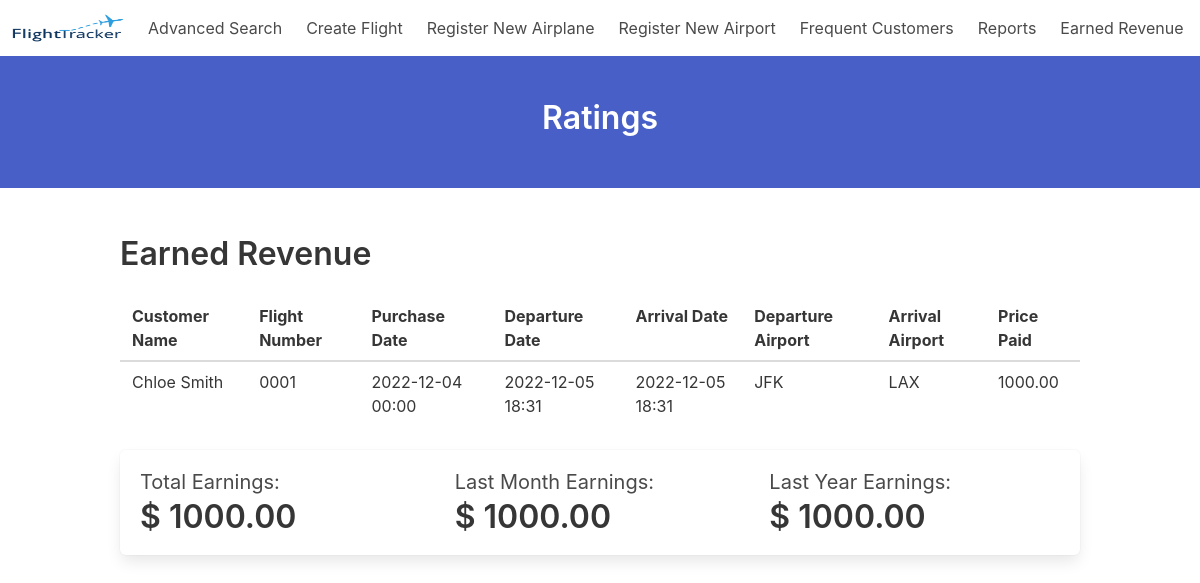
/view_earned_revenue (signed in), run on an earlier commit of the app's database.
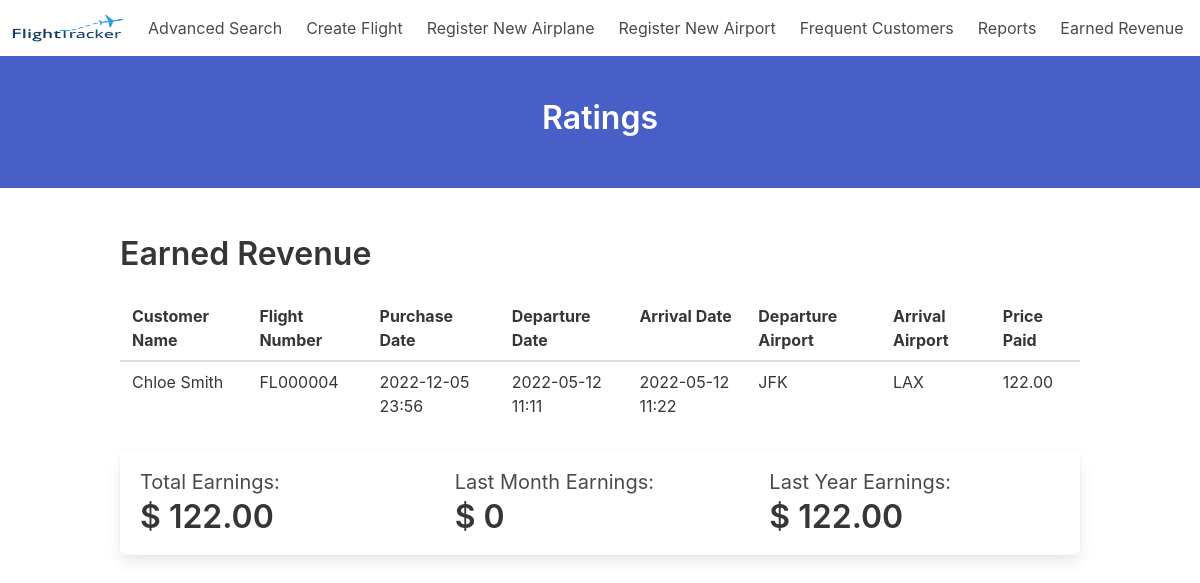
And on a later commit of the database.
### website/models.py (models this page shows)
class Flight(models.Model):
    airline = models.ForeignKey(Airline, on_delete=models.CASCADE)
    flight_number = models.CharField(max_length=30, primary_key=True)
    base_price = models.DecimalField(max_digits=10, decimal_places=2)
    airplane = models.ForeignKey(Airplane, on_delete=models.CASCADE)
    departure_airport = models.ForeignKey(Airport, on_delete=models.CASCADE, related_name='departure_airport')
    arrival_airport = models.ForeignKey(Airport, on_delete=models.CASCADE, related_name='arrival_airport')
    departure_date = models.DateTimeField()
    arrival_date = models.DateTimeField()
    status = models.CharField(max_length=30)
    class Meta:
        unique_together = (('airline', 'flight_number'),)

class Airport(models.Model):
    name = models.CharField(max_length=30, primary_key=True)
    city = models.CharField(max_length=30)
    country = models.CharField(max_length=2)
    airport_type = models.CharField(max_length=30)

class Ticket(models.Model):
    ticket_id = models.AutoField(primary_key=True)
    sold_price = models.DecimalField(max_digits=10, decimal_places=2)
    card_type = models.CharField(max_length=30)
    card_number = models.CharField(max_length=16)
    expiration_date = models.DateField()
    security_code = models.CharField(max_length=4)
    purchase_date = models.DateTimeField()
    customer = models.ForeignKey(Customer, on_delete=models.CASCADE)
    flight = models.ForeignKey(Flight, on_delete=models.CASCADE)

### website/views.py (the view)
# urls.py: path('view_earned_revenue', views.view_earned_revenue, name='view_earned_revenue'),
def view_earned_revenue(request):
    context = {}
    context['title'] = 'Ratings'
    context['flights'] = []
    if request.session.get('username') is not None:
        context['username'] = request.session['username']
        if request.session['type'] == 'customer':
            context['type'] = 'customer'
        elif request.session['type'] == 'airline_staff':
            context['type'] = 'airline_staff'
        else:
            context['type'] = 'error'
    else:
        return redirect('login')
    if context['type'] != 'airline_staff':
        return redirect('login')
    tickets = Ticket.objects.raw(f'''
    SELECT *
    FROM website_ticket JOIN website_flight ON website_ticket.flight_id = website_flight.flight_number
    WHERE website_flight.airline_id IN (
        SELECT airline_id FROM website_airlinestaff WHERE username = "{bleach_sql(request.session['username'])}"
        );
    ''')
    context['tickets'] = []
    context['total_revenue'] = 0
    context['last_month_revenue'] = 0
    context['last_year_revenue'] = 0
    for ticket in tickets:
        context['tickets'].append({
            'customer_name': ticket.customer.fname + ' ' + ticket.customer.lname,
            'flight_number': ticket.flight.flight_number,
            'purchase_date': datetime.datetime.strftime(ticket.purchase_date, '%Y-%m-%d') + ' ' + datetime.datetime.strftime(ticket.purchase_date, '%H:%M'),
            'departure_date': datetime.datetime.strftime(ticket.flight.departure_date, '%Y-%m-%d %H:%M'),
            'arrival_date': datetime.datetime.strftime(ticket.flight.arrival_date, '%Y-%m-%d %H:%M'),
            'departure_airport': ticket.flight.departure_airport.name,
            'arrival_airport': ticket.flight.arrival_airport.name,
            'price_paid': ticket.sold_price,
            })
        if ticket.flight.departure_date > utc.localize(datetime.datetime.now() - datetime.timedelta(days=30)):
            context['last_month_revenue'] += ticket.sold_price
        if ticket.flight.departure_date > utc.localize(datetime.datetime.now() - datetime.timedelta(days=365)):
            context['last_year_revenue'] += ticket.sold_price
        context['total_revenue'] += ticket.sold_price
    return render(request, 'website/view_earned_revenue.html', context)

### website/views.py (called while the page is built)
def bleach_sql(s):
    return s.replace(';', '').replace('--', '').replace('/*', '').replace('*/', '').replace('=', '').replace('\'', '').replace('"', '').replace('`', '')

### website/templates/website/view_earned_revenue.html
{% extends "website/base.html" %}
{% block content %}
    <h1 class="title">Earned Revenue</h1>
    {% if tickets %}
        <table class="table is-fullwidth">
            <thead>
                <tr>
                    <th>Customer Name</th>
                    <th>Flight Number</th>
                    <th>Purchase Date</th>
                    <th>Departure Date</th>
                    <th>Arrival Date</th>
                    <th>Departure Airport</th>
                    <th>Arrival Airport</th>
                    <th>Price Paid</th>
                </tr>
            </thead>
            <tbody>
                {% for ticket in tickets %}
                    <tr>
                        <td>{{ ticket.customer_name }}</td>
                        <td>{{ ticket.flight_number }}</td>
                        <td>{{ ticket.purchase_date }}</td>
                        <td>{{ ticket.departure_date }}</td>
                        <td>{{ ticket.arrival_date }}</td>
                        <td>{{ ticket.departure_airport }}</td>
                        <td>{{ ticket.arrival_airport }}</td>
                        <td>{{ ticket.price_paid }}</td>
                    </tr>
                {% endfor %}
            </tbody>
        </table>
        <div class="box">
            <div class="columns">
                <div class="column">
                    <h2 class="subtitle">Total Earnings:</h2>
                    <h1 class="title">$ {{total_revenue}}</h1>
                </div>
                <div class="column">
                    <h2 class="subtitle">Last Month Earnings:</h2>
                    <h1 class="title">$ {{last_month_revenue}}</h1>
                </div>
                <div class="column">
                    <h2 class="subtitle">Last Year Earnings:</h2>
                    <h1 class="title">$ {{last_year_revenue}}</h1>
                </div>
            </div>
        </div>
    {% else %}
        <p>No flights found.</p>
    {% endif %}
{% endblock %}

What changed in the data, as far as the page shows it:
removed Flight: flight_number "0001"
removed Ticket: price_paid "1000.00"
added Flight: flight_number "FL000004"
added Ticket: price_paid "122.00"
Also different on the page:
{{ total_revenue }}: "1000.00" → "122.00"
{{ last_month_revenue }}: "1000.00" → "0"
{{ last_year_revenue }}: "1000.00" → "122.00"
new list line: "Chloe Smith 2022-12-05 23:56 2022-05-12 11:11 2022-05-12 11:22"
new list line: "JFK"
new list line: "LAX"
list line gone: "Chloe Smith 2022-12-04 00:00 2022-12-05 18:31 2022-12-05 18:31"
list line gone: "JFK"
list line gone: "LAX"
